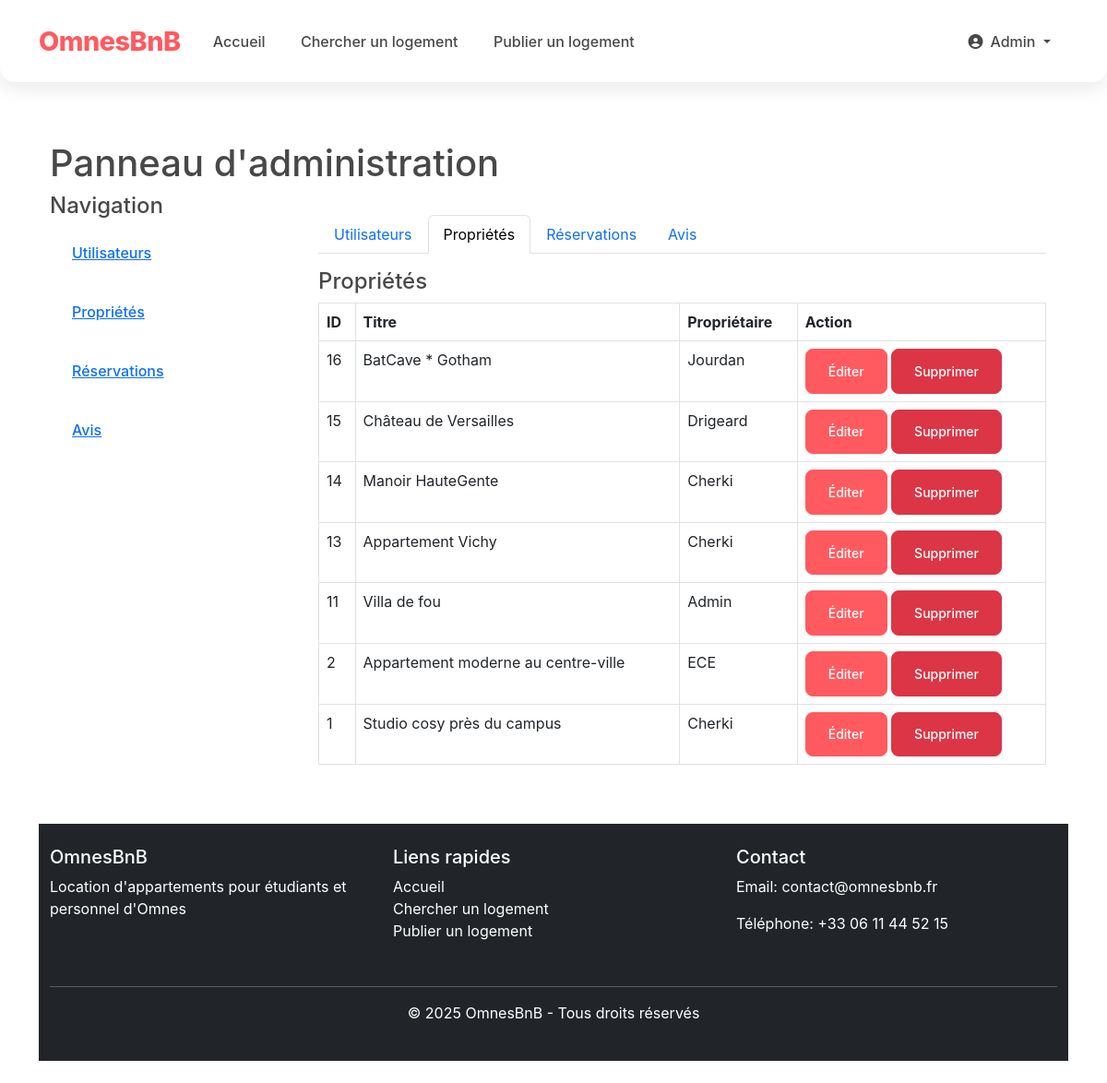
Page /pages/admin.php?tab=properties (signed in) on the committed database.
### tables this page shows
CREATE TABLE `properties` (
  `id` int NOT NULL,
  `owner_id` int NOT NULL,
  `title` varchar(100) NOT NULL,
  `description` text NOT NULL,
  `property_type` enum('Location complète','Colocation','Je libère mon logement') NOT NULL,
  `location` varchar(100) NOT NULL,
  `address` text NOT NULL,
  `city` varchar(50) NOT NULL,
  `postal_code` varchar(10) NOT NULL,
  `price` decimal(10,2) NOT NULL,
  `surface_area` int NOT NULL,
  `rooms` int NOT NULL,
  `max_guests` int NOT NULL,
  `amenities` text,
  `main_image` varchar(255) DEFAULT NULL,
  `available_from` date DEFAULT NULL,
  `available_to` date DEFAULT NULL,
  `is_published` tinyint(1) DEFAULT '1',
  `created_at` timestamp NULL DEFAULT CURRENT_TIMESTAMP,
  `updated_at` timestamp NULL DEFAULT CURRENT_TIMESTAMP ON UPDATE CURRENT_TIMESTAMP
);

CREATE TABLE `users` (
  `id` int NOT NULL,
  `email` varchar(100) NOT NULL,
  `password` varchar(255) NOT NULL,
  `first_name` varchar(50) NOT NULL,
  `last_name` varchar(50) NOT NULL,
  `phone_number` varchar(20) DEFAULT NULL,
  `profile_image` varchar(255) DEFAULT 'assets/default-profile.jpg',
  `user_type` enum('student','staff','admin') DEFAULT 'student',
  `is_verified` tinyint(1) DEFAULT '0',
  `created_at` timestamp NULL DEFAULT CURRENT_TIMESTAMP,
  `updated_at` timestamp NULL DEFAULT CURRENT_TIMESTAMP ON UPDATE CURRENT_TIMESTAMP
);

### pages/admin.php (the view, shortened to what this page needs)
<?php
require_once "../includes/db_connection.php";
include_once "../includes/header.php";
?>
<div class="container mt-4">
    <h1>Panneau d'administration</h1>
    <div class="row">
        <div class="col-md-3">
            <h4>Navigation</h4>
            <ul class="list-group">
                <li class="list-group-item"><a href="admin.php?tab=users">Utilisateurs</a></li>
                <li class="list-group-item"><a href="admin.php?tab=properties">Propriétés</a></li>
                <li class="list-group-item"><a href="admin.php?tab=bookings">Réservations</a></li>
                <li class="list-group-item"><a href="admin.php?tab=reviews">Avis</a></li>
            </ul>
        </div>
        <div class="col-md-9">
            <?php
            $tab = isset($_GET['tab']) ? $_GET['tab'] : 'users';
            echo '<div class="container mt-4">';
            echo '<ul class="nav nav-tabs">';
            echo '<li class="nav-item"><a class="nav-link' . ($tab=='users'?' active':'') . '" href="?tab=users">Utilisateurs</a></li>';
            echo '<li class="nav-item"><a class="nav-link' . ($tab=='properties'?' active':'') . '" href="?tab=properties">Propriétés</a></li>';
            echo '<li class="nav-item"><a class="nav-link' . ($tab=='bookings'?' active':'') . '" href="?tab=bookings">Réservations</a></li>';
            echo '<li class="nav-item"><a class="nav-link' . ($tab=='reviews'?' active':'') . '" href="?tab=reviews">Avis</a></li>';
            echo '</ul>';
            if ($tab === 'users') {
                $users = mysqli_query($conn, "SELECT id, last_name, email, user_type FROM users ORDER BY id DESC");
                echo '<h4 class="mt-3">Utilisateurs</h4><table class="table table-bordered"><tr><th>ID</th><th>Nom</th><th>Email</th><th>Type</th><th>Action</th></tr>';
                while ($u = mysqli_fetch_assoc($users)) {
                    echo '<tr><td>'.$u['id'].'</td><td>'.$u['last_name'].'</td><td>'.$u['email'].'</td><td>'.$u['user_type'].'</td>';
                    echo '<td>';
                    if ($u['id'] != $user_id) {
                        echo '<a href="?delete='.$u['id'].'&delete_type=user" class="btn btn-danger btn-sm" onclick="return confirm(\'Supprimer cet utilisateur ?\')">Supprimer</a>';
                    } else {
                        echo '<span class="text-muted">Admin</span>';
                    }
                    echo '</td></tr>';
                }
                echo '</table>';
            } elseif ($tab === 'properties') {
                $properties = mysqli_query($conn, "SELECT p.id, p.title, u.last_name as owner FROM properties p JOIN users u ON p.owner_id = u.id ORDER BY p.id DESC");
                echo '<h4 class="mt-3">Propriétés</h4><table class="table table-bordered"><tr><th>ID</th><th>Titre</th><th>Propriétaire</th><th>Action</th></tr>';
                while ($p = mysqli_fetch_assoc($properties)) {
                    echo '<tr><td>'.$p['id'].'</td><td>'.$p['title'].'</td><td>'.$p['owner'].'</td>';
                    echo '<td><a href="?type=property&id='.$p['id'].'" class="btn btn-primary btn-sm">Éditer</a> ';
                    echo '<a href="?delete='.$p['id'].'&delete_type=property" class="btn btn-danger btn-sm" onclick="return confirm(\'Supprimer cette propriété ?\')">Supprimer</a></td></tr>';
                }
                echo '</table>';
            }
            ?>
        </div>
    </div>
</div>
<?php
include_once "../includes/footer.php";
?>

### includes/header.php (shortened to what this page needs)
<!DOCTYPE html>
<html lang="fr">
<head>
    <link href="https://cdn.jsdelivr.net/npm/bootstrap@5.3.0/dist/css/bootstrap.min.css" rel="stylesheet">
    <link rel="stylesheet" href="https://cdnjs.cloudflare.com/ajax/libs/font-awesome/6.4.0/css/all.min.css">
    <link rel="stylesheet" href="/omnesbnb-equipe-2h/css/style.css">
</head>
<body>
<nav class="navbar navbar-expand-lg navbar-dark bg-primary">
    <div class="container">
        <a class="navbar-brand" href="/omnesbnb-equipe-2h/index.php">OmnesBnB</a>
        <div class="collapse navbar-collapse" id="navbarNav">
            <ul class="navbar-nav me-auto">
                <li class="nav-item">
                    <a class="nav-link" href="/omnesbnb-equipe-2h/index.php">Accueil</a>
                </li>                    <li class="nav-item">
                    <a class="nav-link" href="/omnesbnb-equipe-2h/pages/search.php">Chercher un logement</a>
                </li>                    <li class="nav-item">
                    <a class="nav-link" href="/omnesbnb-equipe-2h/pages/publish.php">Publier un logement</a>
                </li>
            </ul>
            <ul class="navbar-nav">
                <?php if(isset($_SESSION['user_id'])): ?>
                    <li class="nav-item dropdown">
                        <a class="nav-link dropdown-toggle" href="#" id="navbarDropdown" role="button"
                           data-bs-toggle="dropdown" aria-expanded="false">
                            <i class="fas fa-user-circle me-2"></i><?php echo htmlspecialchars($_SESSION['last_name']); ?>
                        </a>
                    </li>
                <?php endif; ?>
            </ul>
        </div>
    </div>
</nav>
<div class="container py-4"><?php if(isset($_SESSION['message'])): ?>
        <div class="alert alert-<?php echo $_SESSION['message_type']; ?> alert-dismissible fade show" role="alert">
            <?php
            echo $_SESSION['message'];
            unset($_SESSION['message']);
            unset($_SESSION['message_type']);
            ?>
            <button type="button" class="btn-close" data-bs-dismiss="alert" aria-label="Close"></button>
        </div>
    <?php endif; ?>

### includes/footer.php (shortened to what this page needs)
</div>
<footer class="bg-dark text-white py-4 mt-5">
    <div class="container">
        <div class="row">
            <div class="col-md-4 mb-3">
                <h5>OmnesBnB</h5>
                <p>Location d'appartements pour étudiants et personnel d'Omnes</p>
            </div>
            <div class="col-md-4 mb-3">
                <h5>Liens rapides</h5>
                <ul class="list-unstyled">
                    <li><a href="/omnesbnb-equipe-2h/index.php" class="text-decoration-none text-white">Accueil</a></li>
                    <li><a href="/omnesbnb-equipe-2h/pages/search.php" class="text-decoration-none text-white">Chercher un logement</a></li>
                    <li><a href="/omnesbnb-equipe-2h/pages/publish.php" class="text-decoration-none text-white">Publier un logement</a></li>
                </ul>
            </div>
            <div class="col-md-4 mb-3">
                <h5>Contact</h5>
                <address>
                    <p>Email: contact@omnesbnb.fr</p>
                    <p>Téléphone: +33 06 11 44 52 15</p>
                </address>
            </div>
        </div>
        <hr>
        <div class="text-center">
            <p>&copy; <?php echo date('Y'); ?> OmnesBnB - Tous droits réservés</p>
        </div>
    </div>
</footer>
</body>
</html>

### css/style.css (style rules this page uses)
:root { --primary-color: #FF5A5F; --secondary-color: #484848; --accent-color: #00A699; --success-color: #008A7B; --light-bg: #F7F7F7; --dark-bg: #222222; --border-radius: 16px; --box-shadow: 0 8px 20px rgba(0, 0, 0, 0.08); --transition: all 0.3s ease; }
body { font-family: 'Circular', 'Cereal', -apple-system, BlinkMacSystemFont, 'Segoe UI', Roboto, Oxygen, Ubuntu, Cantarell, sans-serif; background-color: #fff; color: var(--secondary-color); font-size: 16px; line-height: 1.5; -webkit-font-smoothing: antialiased; }
.navbar { box-shadow: var(--box-shadow); background-color: #fff !important; padding: 18px 0; margin-bottom: 1rem; border-radius: 0 0 var(--border-radius) var(--border-radius); position: sticky; top: 0; z-index: 1000; transition: var(--transition); }
.navbar-brand { font-weight: 800; font-size: 1.8rem; color: var(--primary-color) !important; letter-spacing: -0.5px; transition: var(--transition); }
.navbar-dark .navbar-nav .nav-link { color: var(--secondary-color); font-weight: 500; padding: 0.5rem 1rem; transition: var(--transition); border-radius: 50px; margin: 0 0.2rem; }
.btn { border-radius: 50px; padding: 0.75rem 1.5rem; font-weight: 500; transition: var(--transition); }
.btn-primary { background-color: var(--primary-color); border-color: var(--primary-color); }
.list-group-item { border: none; padding: 1rem 1.25rem; border-radius: 8px !important; margin-bottom: 0.5rem; transition: var(--transition); }
.list-group { border-radius: var(--border-radius); overflow: hidden; }
.list-group-item { border: none; padding: 1rem 1.5rem; font-weight: 500; }
.btn { padding: 0.8rem 1.5rem; border-radius: 8px; font-weight: 500; transition: all 0.3s ease; }
.btn-primary { background-color: var(--primary-color); border-color: var(--primary-color); color: white; }
footer { margin-top: auto; }

### rows in the picture
properties: id "16", title "BatCave * Gotham", owner.last_name "Jourdan"
properties: id "15", title "Château de Versailles", owner.last_name "Drigeard"
properties: id "14", title "Manoir HauteGente", owner.last_name "Cherki"
properties: id "13", title "Appartement Vichy", owner.last_name "Cherki"
properties: id "11", title "Villa de fou", owner.last_name "Admin"
properties: id "2", title "Appartement moderne au centre-ville", owner.last_name "ECE"
properties: id "1", title "Studio cosy près du campus", owner.last_name "Cherki"

### other values in the picture
$_SESSION['last_name'] "Admin"
